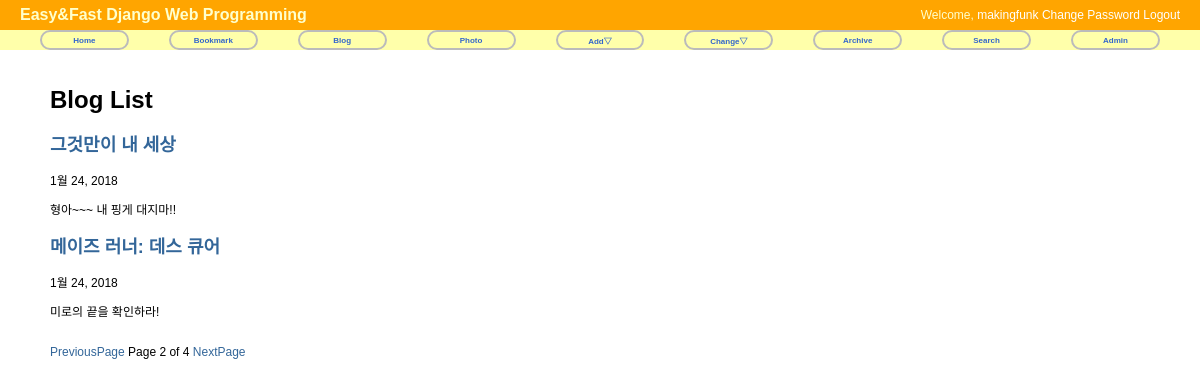
Screenshot of /blog/?page=2 with the database file from the repository.
### blog/models.py (models this page shows, shortened)
class Post(models.Model):
    title = models.CharField('TITLE', max_length=50)
    slug = models.SlugField('SLUG', unique=True, allow_unicode=True, help_text='one word for title alias')
    description = models.CharField('DESCRIPTION', max_length=100, blank=True, help_text='simple description text')
    content = models.TextField('CONTENT')
    create_date = models.DateTimeField('Create Date', auto_now_add=True)
    modify_date = models.DateTimeField('Modify Date', auto_now=True)
    class Meta:
        verbose_name = 'post'
        verbose_name_plural = 'posts'
        db_table = 'my_post'
        ordering = ('-modify_date', )

### blog/views.py (the view)
# urls.py: path('', views.PostLV.as_view(), name='index'),  # 1
class PostLV(ListView):
    model = Post
    template_name = 'blog/post_all.html'
    context_object_name = 'posts'
    paginate_by = 2

### blog/templates/blog/post_all.html (shortened to what this page needs)
{% extends "base.html" %}
{% block content %}
<div id="content">
    <h1>Blog List</h1>
    {% for post in posts %}
        <h2><a href="{{ post.get_absolute_url  }}">{{ post.title }}</a></h2>
        {{ post.modify_date|date:"N d, Y" }}
        <p>{{ post.description }}</p>
    {% endfor %}
    <br/>
    <div>
        <span>
            {% if page_obj.has_previous %}
                <a href="?page={{ page_obj.previous_page_number }}">PreviousPage</a>
            {% endif %}
            Page {{ page_obj.number }} of {{ page_obj.paginator.num_pages }}
            {% if page_obj.has_next %}
                <a href="?page={{ page_obj.next_page_number }}">NextPage</a>
            {% endif %}
        </span>
    </div>
</div>
{% endblock %}

### static/css/base.css (style rules this page uses)
body { font-family: "Lucida Grande", Verdana, Arial, sans-serif; font-size: 12px; }
div#content { position: absolute; top: 70px; left: 50px; right: 50px; }
a:link, a:visited { color: #369; text-decoration: none; }

### rows the page displays
Post: title "그것만이 내 세상", modify_date "1월 24, 2018", description "형아~~~ 내 핑게 대지마!!"
Post: title "메이즈 러너: 데스 큐어", modify_date "1월 24, 2018", description "미로의 끝을 확인하라!"

### other values shown
{{ page_obj.number }} "2"
{{ page_obj.paginator.num_pages }} "4"
